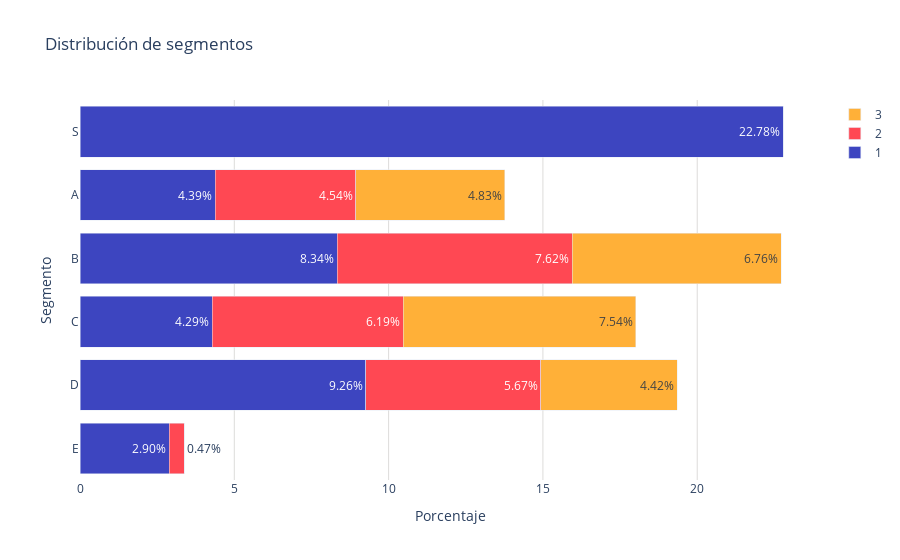

The cell this chart's notebook holds for it:
### Code cell
# Mantener orden en barras
segmentos = list(porcentajes_clase_ordenado.index)
segmentos_sorted = ['E','D','C','B','A','S']  # Orden deseado
segmentos_sorted.extend([segmento for segmento in segmentos if segmento not in segmentos_sorted])  # Agregar los segmentos restantes

clases = porcentajes_clase_ordenado.columns # Clases como etiquetas de las series de datos

# Definir los colores por clase
colores = {
    '1': '#3d45c0',
    '2': '#ff4853',
    '3': '#ffb038'
}

# Almacenar las barras de cada clase
barras = []
for clase in clases:
    barras.append(go.Bar(
        y=segmentos_sorted,  # Eje y: Segmentos
        x=porcentajes_clase_ordenado.loc[segmentos_sorted, clase],  # Eje x: Porcentajes de clase
        name=f'{clase}',  # Nombre de la serie de datos
        orientation='h',  # Orientación horizontal
        text=porcentajes_clase_ordenado.loc[segmentos_sorted, clase].apply(lambda x: f'{x:.2f}%'),  # Texto con los porcentajes
        textposition='auto',  # Posición automática del texto
        marker_color=colores[clase]   # Color de las barras
    ))

fig = go.Figure(data=barras)
fig.update_layout(
    title='Distribución de segmentos',
    yaxis=dict(
        title='Segmento', # Título del eje y
        #gridcolor='#dddcda', # Color de las líneas que dividen los rangos del eje Y
        #gridwidth=1,
    ),
    plot_bgcolor='rgba(0,0,0,0)',  # Color de fondo del gráfico      
    xaxis=dict(
        title='Porcentaje', # Título del eje x
        gridcolor='#dddcda', # Color de las líneas que dividen los rangos del eje Y
        gridwidth=1,
    ),  
    barmode='stack'  # Apilar las barras
)

# Exportar gráfica como archivo HTML
def guardar_grafico_como_html(fig, nombre_archivo, carpeta='graficas'):
    # Crear la carpeta si no existe
    if not os.path.exists(carpeta):
        os.makedirs(carpeta)
    
    # Gráfica como archivo HTML en la carpeta especificada
    pio.write_html(fig, f'{carpeta}/{nombre_archivo}.html')

guardar_grafico_como_html(fig, 'g_bar_distsegmentos_pachuca', carpeta='graficas')

fig.show()

### Figure 1 — Plotly figure (JSON) as saved in the notebook; plotly's stock layout.template omitted (floating-point values rounded to 4 significant figures)
{"data": [{"marker": {"color": "#3d45c0"}, "name": "1", "orientation": "h", "text": ["2.90%", "9.26%", "4.29%", "8.34%", "4.39%", "22.78%"], "textposition": "auto", "type": "bar", "x": [2.897, 9.255, 4.289, 8.337, 4.39, 22.78], "y": ["E", "D", "C", "B", "A", "S"]}, {"marker": {"color": "#ff4853"}, "name": "2", "orientation": "h", "text": ["0.47%", "5.67%", "6.19%", "7.62%", "4.54%", "0.00%"], "textposition": "auto", "type": "bar", "x": [0.4744, 5.672, 6.187, 7.62, 4.542, 0], "y": ["E", "D", "C", "B", "A", "S"]}, {"marker": {"color": "#ffb038"}, "name": "3", "orientation": "h", "text": ["0.00%", "4.42%", "7.54%", "6.76%", "4.83%", "0.00%"], "textposition": "auto", "type": "bar", "x": [0, 4.421, 7.539, 6.762, 4.834, 0], "y": ["E", "D", "C", "B", "A", "S"]}], "layout": {"barmode": "stack", "plot_bgcolor": "rgba(0,0,0,0)", "title": {"text": "Distribución de segmentos"}, "xaxis": {"gridcolor": "#dddcda", "gridwidth": 1, "title": {"text": "Porcentaje"}}, "yaxis": {"title": {"text": "Segmento"}}}}
